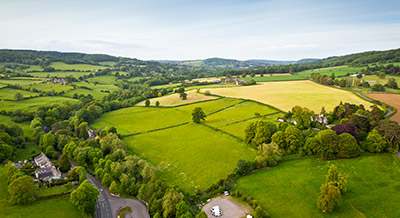
#> input picture Trabalho CG/A.jpg, 400 x 218 px, found by its file name
$ python 'color_detector - (Mais Recente).py'
#> lines starting #> are read from the running program, lines starting #| are printed output that depends on the picture; after the words box and inside, x2 and y2 are one past the last pixel; in counts of white or black regions, pixels touching at a corner belong together
import os
import numpy as np
import cv2

class Controle:

    def menu(self):
        txt = """
        ESCOLHA A COR A SER DETECTADA:
            1-Vermelho
            2-Verde
            3-Azul
            4-sair
        Digite a sua opção
        """
        opcao = int(input(txt))
        return opcao

#FUNÇÃO MAIN PEDE O NOME DA IMAGEM E CONVERTE PARA HSV

    def main(self):
        while True:  #Input e procura do nome da imagem (precisa estar na mesa pasta que o .py)
            #img = input("Digite o nome da imagem com a extensao EX: img.ext : ")
            #file = os.path.realpath(img)

            global imagem #variável GLOBAL
            imagem = cv2.imread('a.jpg') #Lê A imagem
#> imagem is the input picture: shape (218, 400, 3); mean B, G, R 89.8, 146.9, 136.6

            #Converte de BGR para HSV
            try:
                global hsv #variável GLOBAL
                hsv = cv2.cvtColor(imagem,cv2.COLOR_BGR2HSV) #Conversão BGR para HSV
#> hsv: shape (218, 400, 3); mean H, S, V 56.4, 141.5, 152
                break
            except:
                print("Imagem nao encontrada")


#////////////////MENU/////////////////////

        #Menu de escolha de cor pra achar
        opcoes = {1:self.opcao1, 2:self.opcao2, 3:self.opcao3}
        while True:
            opcao = self.menu()
            if opcao in opcoes:
                opcoes[opcao]()
                break
            else:
                if opcao == 4:
                    break
                else:
                    print("Opção inválida")
#> this loop made 1 pass; the answer given on pass 1: 1
#> pass 1, in maskRes, `mask = cv2.inRange(hsv, ulCor, ulCor1)`:
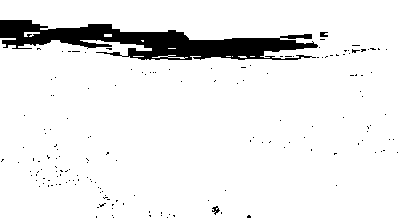
#> mask: shape (218, 400); 92.7% white; 162 black regions (159 under 20 px), largest, box (x1, y1, x2, y2) and area: (0, 20, 318, 60) 5982, (212, 206, 220, 215) 35, (320, 32, 328, 37) 33
#> pass 1, in maskRes, `res = cv2.bitwise_and(imagem,imagem, mask=mask)`:
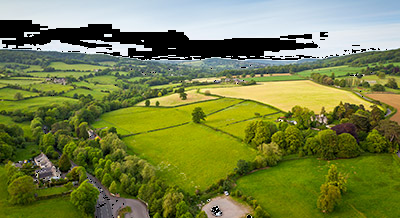
#> res: shape (218, 400, 3); mean B, G, R 72.3, 129.6, 119.6
#> pass 1, in maskRes, `res1 = cv2.bitwise_and(imagem,imagem, mask=mask_inv)`:
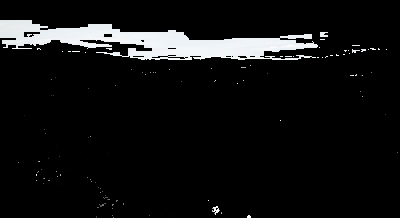
#> res1: shape (218, 400, 3); mean B, G, R 17.6, 17.3, 17


#////////////////DETECÇÃO DE CORES E GERAÇÃO DO RESULTADO/////////////////////

    def opcao1(self):  #Detecta VERMELHO

       ulCor.maskRes(ulCor.rColor(0,10,10),ulCor1.rColor(200,255,255))

    def opcao2(self): #Detecta VERDE

       ulCor.maskRes(ulCor.rColor(20,20,20),ulCor1.rColor(80,255,255))

    def opcao3(self): #Detecta AZUL

        ulCor.maskRes(ulCor.rColor(75,100,100),ulCor1.rColor(150,255,255))


#Classe que trata o processamento da máscara e o resultado
class ulColor(object):

    #Range de detecão de Cor
    def rColor(self, h, s, v):
        self.rangeUL=np.array([h,s,v],np.uint8)
        return self.rangeUL

    #Gera a mascara, pede 2 instancias da classe para usar método acima
    def maskRes(self, ulCor, ulCor1):

        #GERA MASCARA
        mask = cv2.inRange(hsv, ulCor, ulCor1)
        mask = cv2.GaussianBlur(mask, (1, 1), 0)
        res = cv2.bitwise_and(imagem,imagem, mask=mask)

        #GERA MASCARA INVERTIDA
        mask_inv = cv2.bitwise_not(mask)
        res1 = cv2.bitwise_and(imagem,imagem, mask=mask_inv)

        zeros = np.zeros(res.shape[:2], dtype = "uint8")
        test = cv2.bitwise_not(mask)

        #Divisão da area selecionada em canais RGB
        (canalAzul, canalVerde, canalVermelho) = cv2.split(res)

        #JUNTA O RGB (AQUI VAMOS TENTAR MUDAR A COR)
        res = cv2.merge([canalAzul*0, canalVerde*0, canalVermelho*1])

        #Junta A mascara Invertida e a area REcolorida
        test = cv2.add(res,res1)
        #test = cv2.add(res,imagem)

        temp = np.vstack([
            np.hstack([imagem, res]),
            np.hstack([res1, test]),
            ])

        temp1 = np.vstack([np.hstack([mask, mask_inv]),])

        cv2.imshow("RES", temp)
        cv2.imshow("MN", temp1)

        cv2.waitKey(0)
        cv2.destroyAllWindows


#Instâncias
ulCor = ulColor()
ulCor1 = ulColor()
controle = Controle()
controle.main()

$ run again, with Trabalho CG/V.jpg copied over Trabalho CG/A.jpg
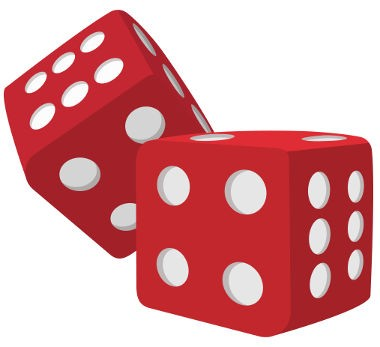
#> input picture Trabalho CG/V.jpg, 380 x 347 px, found by its file name
#> in main, imagem is the input picture: shape (347, 380, 3); mean B, G, R 158, 154.8, 218.8
#> hsv: shape (347, 380, 3); mean H, S, V 90, 90.6, 219.1
#> the loop in main, `while True:` made 1 pass; the answer given on pass 1: 1
#> pass 1, in maskRes, `mask = cv2.inRange(hsv, ulCor, ulCor1)`:
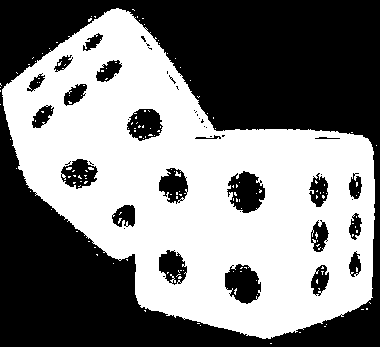
#> mask: shape (347, 380); 49.5% white; 158 white regions (156 under 20 px), largest, box (x1, y1, x2, y2) and area: (2, 8, 375, 339) 64711, (175, 171, 181, 177) 20
#> pass 1, in maskRes, `res1 = cv2.bitwise_and(imagem,imagem, mask=mask_inv)`:
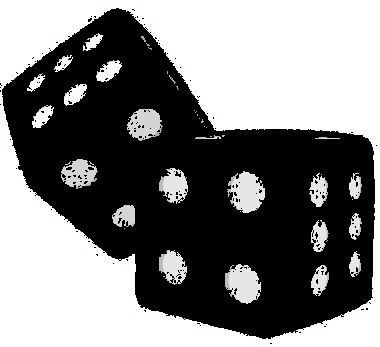
#> res1: shape (347, 380, 3); mean B, G, R 126.7, 126.8, 126.8
